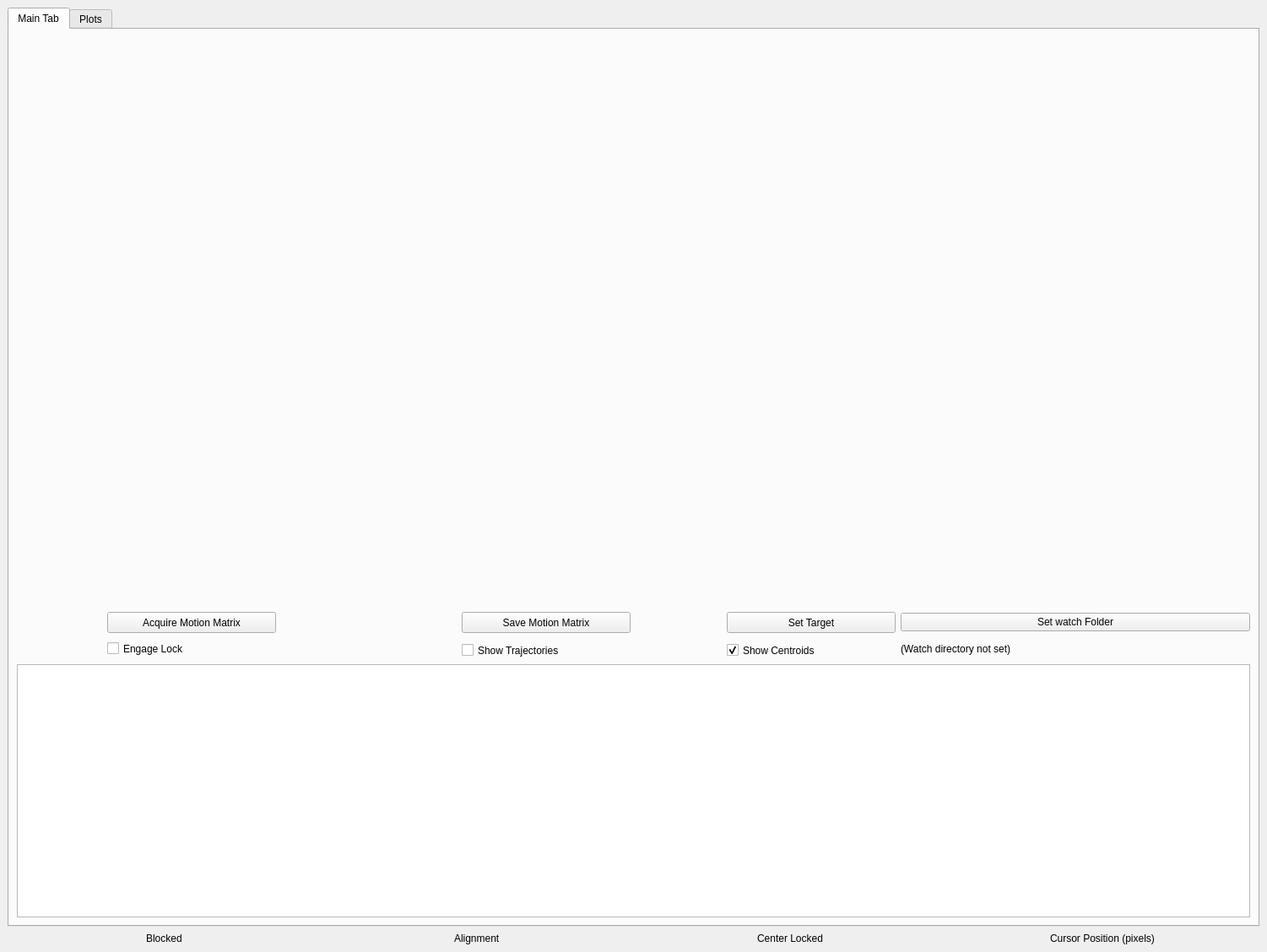
<?xml version="1.0" encoding="UTF-8"?>
<ui version="4.0">
 <class>MainWindow</class>
 <widget class="QMainWindow" name="MainWindow">
  <property name="geometry">
   <rect>
    <x>0</x>
    <y>0</y>
    <width>1501</width>
    <height>1128</height>
   </rect>
  </property>
  <property name="minimumSize">
   <size>
    <width>700</width>
    <height>600</height>
   </size>
  </property>
  <property name="mouseTracking">
   <bool>true</bool>
  </property>
  <property name="contextMenuPolicy">
   <enum>Qt::NoContextMenu</enum>
  </property>
  <property name="windowTitle">
   <string>uEyeMainWindow</string>
  </property>
  <property name="unifiedTitleAndToolBarOnMac">
   <bool>false</bool>
  </property>
  <widget class="QWidget" name="central_widget">
   <property name="minimumSize">
    <size>
     <width>700</width>
     <height>500</height>
    </size>
   </property>
   <layout class="QGridLayout" name="gridLayout_2">
    <item row="1" column="0">
     <layout class="QGridLayout" name="gridLayout_3">
      <property name="sizeConstraint">
       <enum>QLayout::SetDefaultConstraint</enum>
      </property>
      <property name="spacing">
       <number>0</number>
      </property>
      <item row="0" column="1" alignment="Qt::AlignHCenter|Qt::AlignVCenter">
       <widget class="QLabel" name="align_label">
        <property name="sizePolicy">
         <sizepolicy hsizetype="Minimum" vsizetype="Minimum">
          <horstretch>0</horstretch>
          <verstretch>0</verstretch>
         </sizepolicy>
        </property>
        <property name="minimumSize">
         <size>
          <width>0</width>
          <height>15</height>
         </size>
        </property>
        <property name="maximumSize">
         <size>
          <width>16777215</width>
          <height>25</height>
         </size>
        </property>
        <property name="text">
         <string>Alignment</string>
        </property>
       </widget>
      </item>
      <item row="0" column="3" alignment="Qt::AlignHCenter|Qt::AlignVCenter">
       <widget class="QLabel" name="cursor_info_label">
        <property name="sizePolicy">
         <sizepolicy hsizetype="Minimum" vsizetype="Minimum">
          <horstretch>0</horstretch>
          <verstretch>0</verstretch>
         </sizepolicy>
        </property>
        <property name="minimumSize">
         <size>
          <width>0</width>
          <height>15</height>
         </size>
        </property>
        <property name="maximumSize">
         <size>
          <width>16777215</width>
          <height>25</height>
         </size>
        </property>
        <property name="text">
         <string>Cursor Position (pixels)</string>
        </property>
       </widget>
      </item>
      <item row="0" column="2" alignment="Qt::AlignHCenter|Qt::AlignVCenter">
       <widget class="QLabel" name="center_locked_label">
        <property name="sizePolicy">
         <sizepolicy hsizetype="Minimum" vsizetype="Minimum">
          <horstretch>0</horstretch>
          <verstretch>0</verstretch>
         </sizepolicy>
        </property>
        <property name="minimumSize">
         <size>
          <width>0</width>
          <height>15</height>
         </size>
        </property>
        <property name="maximumSize">
         <size>
          <width>16777215</width>
          <height>25</height>
         </size>
        </property>
        <property name="text">
         <string>Center Locked</string>
        </property>
       </widget>
      </item>
      <item row="0" column="0" alignment="Qt::AlignHCenter|Qt::AlignVCenter">
       <widget class="QLabel" name="blocked_label">
        <property name="sizePolicy">
         <sizepolicy hsizetype="Minimum" vsizetype="Minimum">
          <horstretch>0</horstretch>
          <verstretch>0</verstretch>
         </sizepolicy>
        </property>
        <property name="minimumSize">
         <size>
          <width>0</width>
          <height>15</height>
         </size>
        </property>
        <property name="maximumSize">
         <size>
          <width>16777215</width>
          <height>25</height>
         </size>
        </property>
        <property name="text">
         <string>Blocked</string>
        </property>
       </widget>
      </item>
     </layout>
    </item>
    <item row="0" column="0">
     <widget class="QTabWidget" name="tabWidget">
      <property name="minimumSize">
       <size>
        <width>400</width>
        <height>500</height>
       </size>
      </property>
      <property name="currentIndex">
       <number>0</number>
      </property>
      <property name="elideMode">
       <enum>Qt::ElideNone</enum>
      </property>
      <widget class="QWidget" name="cam_tab">
       <attribute name="title">
        <string>Main Tab</string>
       </attribute>
       <layout class="QVBoxLayout" name="verticalLayout_2">
        <item>
         <widget class="QWidget" name="widget" native="true">
          <layout class="QHBoxLayout" name="horizontalLayout" stretch="0">
           <property name="spacing">
            <number>0</number>
           </property>
           <property name="sizeConstraint">
            <enum>QLayout::SetMaximumSize</enum>
           </property>
           <property name="leftMargin">
            <number>0</number>
           </property>
           <property name="topMargin">
            <number>0</number>
           </property>
           <property name="rightMargin">
            <number>0</number>
           </property>
           <property name="bottomMargin">
            <number>0</number>
           </property>
           <item>
            <widget class="ImageViewWidget" name="viewer" native="true">
             <property name="sizePolicy">
              <sizepolicy hsizetype="Expanding" vsizetype="Expanding">
               <horstretch>1</horstretch>
               <verstretch>1</verstretch>
              </sizepolicy>
             </property>
             <property name="minimumSize">
              <size>
               <width>300</width>
               <height>300</height>
              </size>
             </property>
            </widget>
           </item>
          </layout>
         </widget>
        </item>
        <item>
         <layout class="QGridLayout" name="gridLayout" columnstretch="0,0,0,0" columnminimumwidth="0,0,0,0">
          <property name="sizeConstraint">
           <enum>QLayout::SetMinimumSize</enum>
          </property>
          <property name="bottomMargin">
           <number>0</number>
          </property>
          <property name="spacing">
           <number>6</number>
          </property>
          <item row="0" column="2" alignment="Qt::AlignHCenter|Qt::AlignVCenter">
           <widget class="QPushButton" name="set_target_btn">
            <property name="sizePolicy">
             <sizepolicy hsizetype="Fixed" vsizetype="Fixed">
              <horstretch>0</horstretch>
              <verstretch>0</verstretch>
             </sizepolicy>
            </property>
            <property name="minimumSize">
             <size>
              <width>200</width>
              <height>25</height>
             </size>
            </property>
            <property name="maximumSize">
             <size>
              <width>200</width>
              <height>20</height>
             </size>
            </property>
            <property name="text">
             <string>Set Target</string>
            </property>
           </widget>
          </item>
          <item row="1" column="2">
           <widget class="QCheckBox" name="centroids_cbox">
            <property name="sizePolicy">
             <sizepolicy hsizetype="Fixed" vsizetype="Fixed">
              <horstretch>0</horstretch>
              <verstretch>0</verstretch>
             </sizepolicy>
            </property>
            <property name="minimumSize">
             <size>
              <width>200</width>
              <height>25</height>
             </size>
            </property>
            <property name="maximumSize">
             <size>
              <width>200</width>
              <height>20</height>
             </size>
            </property>
            <property name="text">
             <string>Show Centroids</string>
            </property>
            <property name="checked">
             <bool>true</bool>
            </property>
           </widget>
          </item>
          <item row="0" column="1" alignment="Qt::AlignHCenter|Qt::AlignVCenter">
           <widget class="QPushButton" name="savemm_btn">
            <property name="sizePolicy">
             <sizepolicy hsizetype="Fixed" vsizetype="Fixed">
              <horstretch>0</horstretch>
              <verstretch>0</verstretch>
             </sizepolicy>
            </property>
            <property name="minimumSize">
             <size>
              <width>200</width>
              <height>25</height>
             </size>
            </property>
            <property name="maximumSize">
             <size>
              <width>200</width>
              <height>20</height>
             </size>
            </property>
            <property name="text">
             <string>Save Motion Matrix</string>
            </property>
           </widget>
          </item>
          <item row="1" column="0" alignment="Qt::AlignHCenter|Qt::AlignVCenter">
           <widget class="QCheckBox" name="lock_cbox">
            <property name="sizePolicy">
             <sizepolicy hsizetype="Fixed" vsizetype="Fixed">
              <horstretch>0</horstretch>
              <verstretch>0</verstretch>
             </sizepolicy>
            </property>
            <property name="minimumSize">
             <size>
              <width>200</width>
              <height>25</height>
             </size>
            </property>
            <property name="maximumSize">
             <size>
              <width>200</width>
              <height>20</height>
             </size>
            </property>
            <property name="text">
             <string>Engage Lock</string>
            </property>
           </widget>
          </item>
          <item row="0" column="0" alignment="Qt::AlignHCenter|Qt::AlignVCenter">
           <widget class="QPushButton" name="acquire_btn">
            <property name="sizePolicy">
             <sizepolicy hsizetype="Fixed" vsizetype="Fixed">
              <horstretch>0</horstretch>
              <verstretch>0</verstretch>
             </sizepolicy>
            </property>
            <property name="minimumSize">
             <size>
              <width>200</width>
              <height>25</height>
             </size>
            </property>
            <property name="maximumSize">
             <size>
              <width>200</width>
              <height>20</height>
             </size>
            </property>
            <property name="text">
             <string>Acquire Motion Matrix</string>
            </property>
           </widget>
          </item>
          <item row="1" column="1" alignment="Qt::AlignHCenter">
           <widget class="QCheckBox" name="trajectories_cbox">
            <property name="sizePolicy">
             <sizepolicy hsizetype="Fixed" vsizetype="Fixed">
              <horstretch>0</horstretch>
              <verstretch>0</verstretch>
             </sizepolicy>
            </property>
            <property name="minimumSize">
             <size>
              <width>200</width>
              <height>25</height>
             </size>
            </property>
            <property name="maximumSize">
             <size>
              <width>200</width>
              <height>20</height>
             </size>
            </property>
            <property name="text">
             <string>Show Trajectories</string>
            </property>
           </widget>
          </item>
          <item row="0" column="3">
           <widget class="QPushButton" name="watch_folder_btn">
            <property name="text">
             <string>Set watch Folder</string>
            </property>
           </widget>
          </item>
          <item row="1" column="3">
           <widget class="QLabel" name="folder_label">
            <property name="text">
             <string>(Watch directory not set)</string>
            </property>
           </widget>
          </item>
         </layout>
        </item>
        <item>
         <widget class="QPlainTextEdit" name="textedit">
          <property name="minimumSize">
           <size>
            <width>0</width>
            <height>150</height>
           </size>
          </property>
          <property name="maximumSize">
           <size>
            <width>16777215</width>
            <height>300</height>
           </size>
          </property>
          <property name="font">
           <font>
            <pointsize>9</pointsize>
           </font>
          </property>
          <property name="readOnly">
           <bool>true</bool>
          </property>
         </widget>
        </item>
       </layout>
      </widget>
      <widget class="QWidget" name="plot_tab">
       <attribute name="title">
        <string>Plots</string>
       </attribute>
       <layout class="QVBoxLayout" name="verticalLayout_3">
        <item>
         <widget class="RecentHistoryPlotWidget" name="dist_history" native="true">
          <property name="sizePolicy">
           <sizepolicy hsizetype="Expanding" vsizetype="Expanding">
            <horstretch>0</horstretch>
            <verstretch>0</verstretch>
           </sizepolicy>
          </property>
         </widget>
        </item>
        <item>
         <widget class="RecentHistoryPlotWidget" name="int_history" native="true">
          <property name="sizePolicy">
           <sizepolicy hsizetype="Expanding" vsizetype="Expanding">
            <horstretch>0</horstretch>
            <verstretch>0</verstretch>
           </sizepolicy>
          </property>
         </widget>
        </item>
       </layout>
      </widget>
     </widget>
    </item>
   </layout>
  </widget>
  <widget class="QMenuBar" name="menubar">
   <property name="geometry">
    <rect>
     <x>0</x>
     <y>0</y>
     <width>1501</width>
     <height>22</height>
    </rect>
   </property>
  </widget>
  <action name="actionAddRectangle">
   <property name="text">
    <string>Add Rectangle</string>
   </property>
  </action>
  <action name="actionRemoveRectangle">
   <property name="text">
    <string>Remove Rectangle</string>
   </property>
  </action>
  <action name="actionLinkYAxis">
   <property name="checkable">
    <bool>true</bool>
   </property>
   <property name="checked">
    <bool>false</bool>
   </property>
   <property name="text">
    <string>Link Y Axis</string>
   </property>
  </action>
  <action name="actionShow_Projections">
   <property name="text">
    <string>Show Projections</string>
   </property>
  </action>
  <action name="actionROI">
   <property name="text">
    <string>ROI</string>
   </property>
  </action>
  <action name="actionShowProjections">
   <property name="checkable">
    <bool>true</bool>
   </property>
   <property name="checked">
    <bool>false</bool>
   </property>
   <property name="text">
    <string>Show Projections</string>
   </property>
  </action>
  <action name="actionAutoRange">
   <property name="checkable">
    <bool>true</bool>
   </property>
   <property name="checked">
    <bool>true</bool>
   </property>
   <property name="text">
    <string>Auto Range</string>
   </property>
  </action>
  <action name="actionRemoveLastROI">
   <property name="text">
    <string>Remove Last ROI</string>
   </property>
  </action>
  <action name="actionRemoveAllROIs">
   <property name="text">
    <string>Remove All ROIs</string>
   </property>
  </action>
  <action name="actionINTS">
   <property name="checkable">
    <bool>true</bool>
   </property>
   <property name="checked">
    <bool>false</bool>
   </property>
   <property name="text">
    <string>ints</string>
   </property>
   <property name="toolTip">
    <string>ints</string>
   </property>
  </action>
  <action name="actionEXTS">
   <property name="checkable">
    <bool>true</bool>
   </property>
   <property name="text">
    <string>exts</string>
   </property>
   <property name="toolTip">
    <string>exts</string>
   </property>
  </action>
  <action name="actionEXTE">
   <property name="checkable">
    <bool>true</bool>
   </property>
   <property name="text">
    <string>exte</string>
   </property>
   <property name="toolTip">
    <string>exte</string>
   </property>
  </action>
  <action name="actionStop">
   <property name="checkable">
    <bool>true</bool>
   </property>
   <property name="checked">
    <bool>true</bool>
   </property>
   <property name="text">
    <string>stop</string>
   </property>
  </action>
  <action name="actionShowMaxPixelValue">
   <property name="checkable">
    <bool>true</bool>
   </property>
   <property name="checked">
    <bool>false</bool>
   </property>
   <property name="text">
    <string>Show Max Pixel Value</string>
   </property>
  </action>
  <action name="actionShowFrame">
   <property name="checkable">
    <bool>true</bool>
   </property>
   <property name="text">
    <string>Show Frame</string>
   </property>
  </action>
  <action name="actionAutoLevels">
   <property name="checkable">
    <bool>true</bool>
   </property>
   <property name="checked">
    <bool>true</bool>
   </property>
   <property name="text">
    <string>Auto Levels</string>
   </property>
  </action>
  <action name="actionShowCrosshair">
   <property name="checkable">
    <bool>true</bool>
   </property>
   <property name="text">
    <string>Show Crosshair</string>
   </property>
  </action>
  <action name="actionCmodeNormal">
   <property name="checkable">
    <bool>true</bool>
   </property>
   <property name="text">
    <string>normal</string>
   </property>
   <property name="toolTip">
    <string>normal</string>
   </property>
  </action>
  <action name="actionCmodeRetrigger">
   <property name="checkable">
    <bool>true</bool>
   </property>
   <property name="text">
    <string>retrigger</string>
   </property>
   <property name="toolTip">
    <string>retrigger</string>
   </property>
  </action>
  <action name="actionPinHistogramZero">
   <property name="checkable">
    <bool>true</bool>
   </property>
   <property name="checked">
    <bool>true</bool>
   </property>
   <property name="text">
    <string>Pin Histogram Zero</string>
   </property>
  </action>
  <action name="actionconnected">
   <property name="text">
    <string>connected</string>
   </property>
  </action>
  <action name="actionConnect">
   <property name="text">
    <string>Connect</string>
   </property>
  </action>
  <action name="actionConnect_2">
   <property name="text">
    <string>Connect</string>
   </property>
  </action>
  <action name="action1">
   <property name="text">
    <string>1</string>
   </property>
  </action>
  <action name="action2">
   <property name="text">
    <string>2</string>
   </property>
  </action>
  <action name="action3">
   <property name="text">
    <string>3</string>
   </property>
  </action>
  <action name="actionConnect_3">
   <property name="text">
    <string>Connect</string>
   </property>
  </action>
  <action name="actionConnect_4">
   <property name="text">
    <string>Connect</string>
   </property>
  </action>
  <action name="actionSave">
   <property name="text">
    <string>Save Image</string>
   </property>
  </action>
  <action name="actionTurn_On">
   <property name="text">
    <string>Turn On</string>
   </property>
  </action>
  <action name="actionTurn_Off">
   <property name="text">
    <string>Turn Off</string>
   </property>
  </action>
 </widget>
 <customwidgets>
  <customwidget>
   <class>ImageViewWidget</class>
   <extends>QWidget</extends>
   <header>modules.widgets</header>
   <container>1</container>
  </customwidget>
  <customwidget>
   <class>RecentHistoryPlotWidget</class>
   <extends>QWidget</extends>
   <header>modules.widgets</header>
   <container>1</container>
  </customwidget>
 </customwidgets>
 <resources/>
 <connections/>
</ui>
